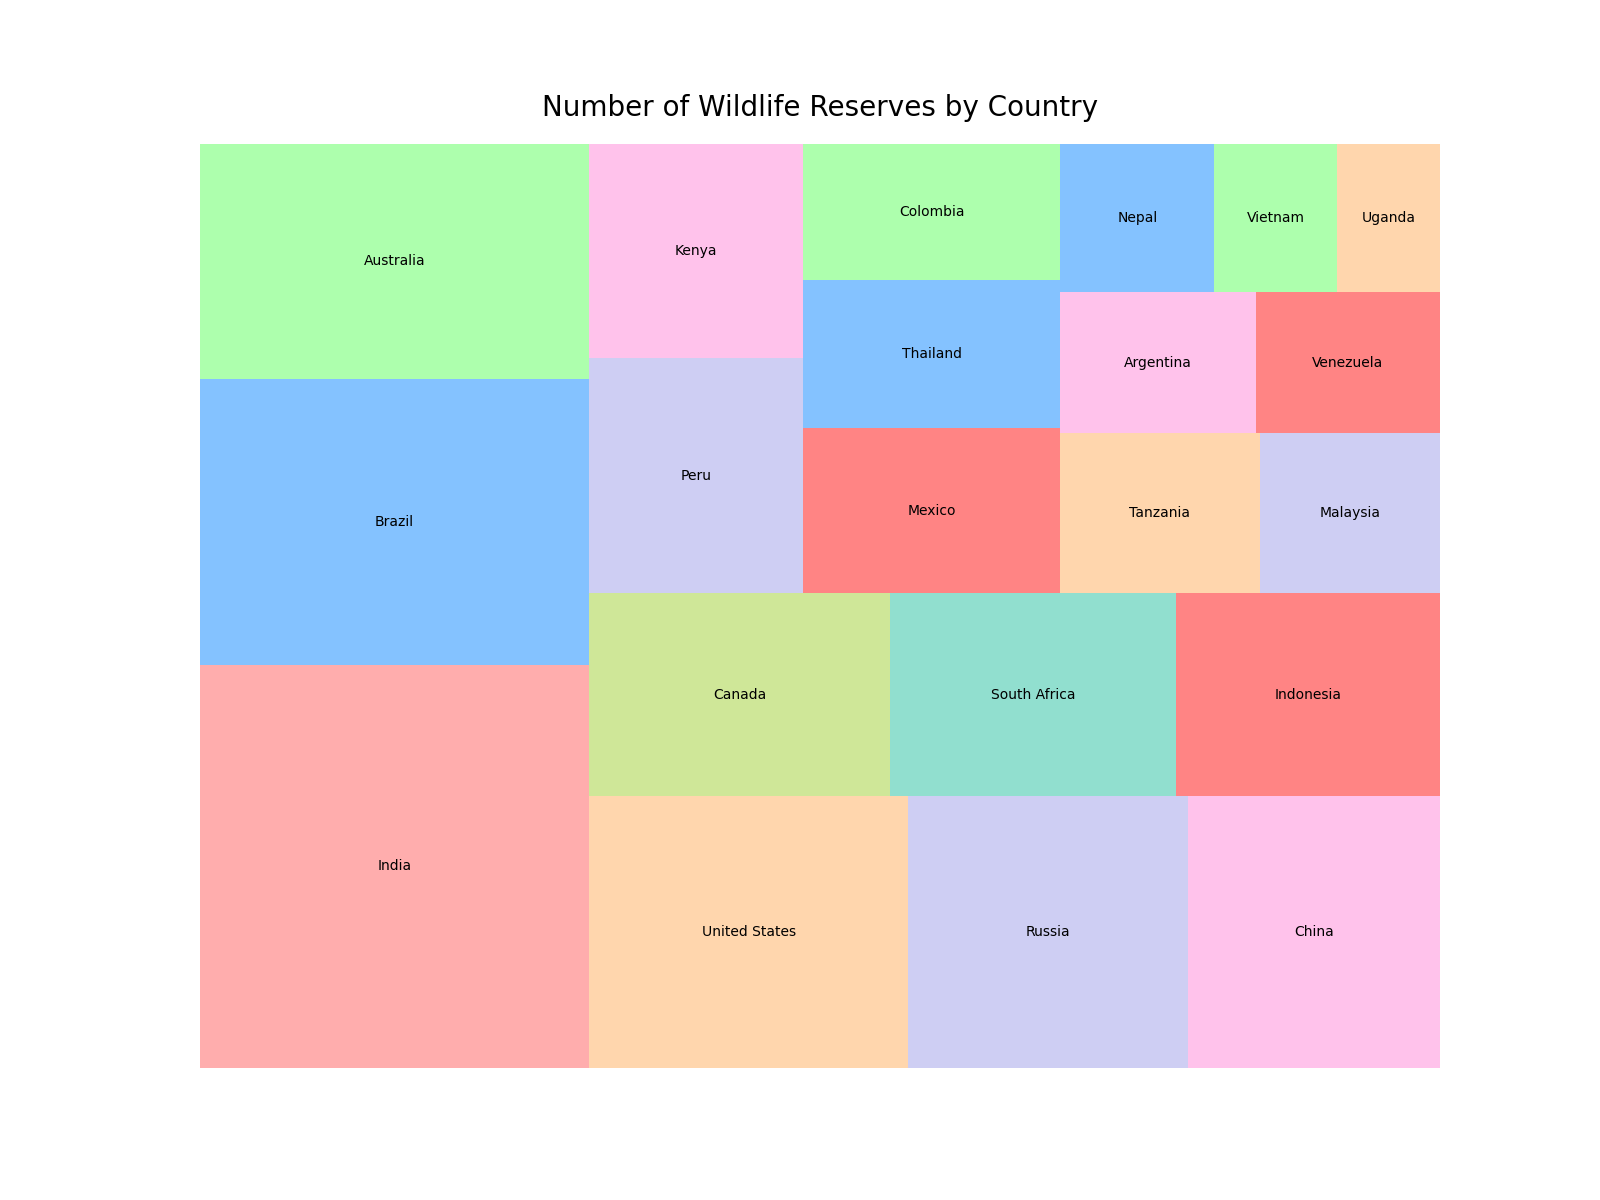

Reproduce this figure in Python.

import matplotlib.pyplot as plt
import squarify

# Data points
countries = ['India', 'Brazil', 'Australia', 'United States', 'Russia', 'China', 'Canada', 'South Africa', 'Indonesia', 
             'Peru', 'Kenya', 'Mexico', 'Thailand', 'Colombia', 'Tanzania', 'Malaysia', 'Argentina', 'Venezuela', 
             'Nepal', 'Vietnam', 'Uganda']
wildlife_reserves = [103, 73, 60, 57, 50, 45, 40, 38, 35, 33, 30, 28, 25, 23, 21, 19, 18, 17, 15, 12, 10]
colors = ['#ff9999', '#66b3ff', '#99ff99', '#ffcc99', '#c2c2f0', '#ffb3e6', '#c4e17f', '#76d7c4', '#ff6666', 
          '#c2c2f0', '#ffb3e6', '#ff6666', '#66b3ff', '#99ff99', '#ffcc99', '#c2c2f0', '#ffb3e6', '#ff6666', 
          '#66b3ff', '#99ff99', '#ffcc99']

# Plot Dimensions
plt.figure(figsize=(16, 12))

# Create a treemap
squarify.plot(sizes=wildlife_reserves, label=countries, color=colors, alpha=0.8)

# Title
plt.title('Number of Wildlife Reserves by Country', fontsize=20, pad=20)

# Remove axes
plt.axis('off')

# Show plot
plt.show()
